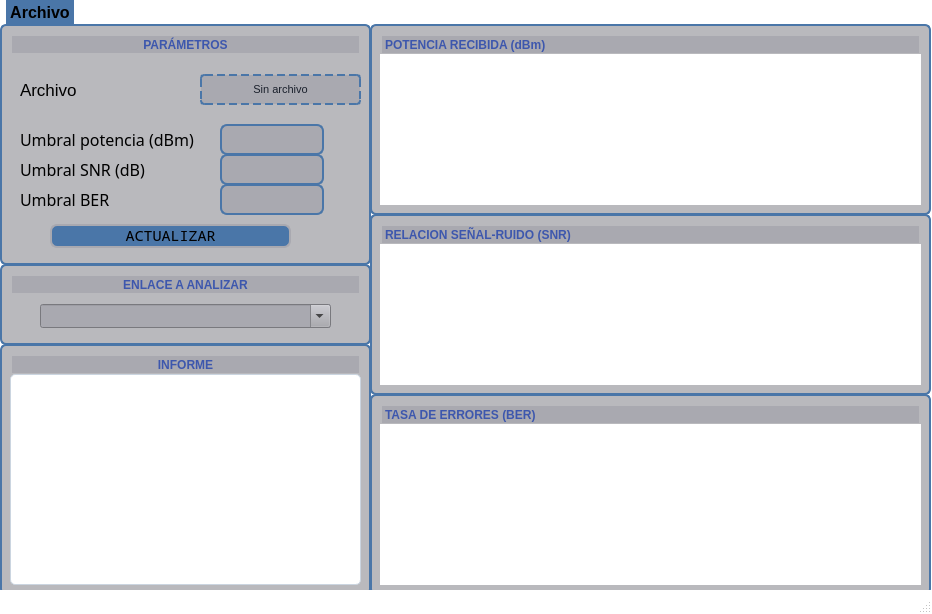
<?xml version="1.0" encoding="UTF-8"?>
<ui version="4.0">
 <class>MainWindow</class>
 <widget class="QMainWindow" name="MainWindow">
  <property name="enabled">
   <bool>true</bool>
  </property>
  <property name="geometry">
   <rect>
    <x>0</x>
    <y>0</y>
    <width>932</width>
    <height>614</height>
   </rect>
  </property>
  <property name="palette">
   <palette>
    <active>
     <colorrole role="Window">
      <brush brushstyle="SolidPattern">
       <color alpha="255">
        <red>255</red>
        <green>255</green>
        <blue>255</blue>
       </color>
      </brush>
     </colorrole>
    </active>
    <inactive>
     <colorrole role="Window">
      <brush brushstyle="SolidPattern">
       <color alpha="255">
        <red>255</red>
        <green>255</green>
        <blue>255</blue>
       </color>
      </brush>
     </colorrole>
    </inactive>
    <disabled>
     <colorrole role="Base">
      <brush brushstyle="SolidPattern">
       <color alpha="255">
        <red>255</red>
        <green>255</green>
        <blue>255</blue>
       </color>
      </brush>
     </colorrole>
     <colorrole role="Window">
      <brush brushstyle="SolidPattern">
       <color alpha="255">
        <red>255</red>
        <green>255</green>
        <blue>255</blue>
       </color>
      </brush>
     </colorrole>
    </disabled>
   </palette>
  </property>
  <property name="font">
   <font>
    <family>Liberation Sans</family>
    <pointsize>12</pointsize>
    <bold>true</bold>
   </font>
  </property>
  <property name="acceptDrops">
   <bool>true</bool>
  </property>
  <property name="windowTitle">
   <string>Ejemplo</string>
  </property>
  <property name="windowIcon">
   <iconset theme="QIcon::ThemeIcon::Computer"/>
  </property>
  <property name="windowOpacity">
   <double>1.000000000000000</double>
  </property>
  <property name="windowFilePath">
   <string/>
  </property>
  <property name="animated">
   <bool>true</bool>
  </property>
  <property name="tabShape">
   <enum>QTabWidget::TabShape::Triangular</enum>
  </property>
  <widget class="QWidget" name="centralwidget">
   <widget class="QFrame" name="frame_parametros">
    <property name="geometry">
     <rect>
      <x>0</x>
      <y>0</y>
      <width>371</width>
      <height>241</height>
     </rect>
    </property>
    <property name="styleSheet">
     <string notr="true">#frame_parametros {
    background-color: #B9B9BD;
    border: 1.5px solid #4a76a8;
    border-radius: 6px;
}</string>
    </property>
    <property name="frameShape">
     <enum>QFrame::Shape::StyledPanel</enum>
    </property>
    <property name="frameShadow">
     <enum>QFrame::Shadow::Raised</enum>
    </property>
    <widget class="QLabel" name="label_7">
     <property name="geometry">
      <rect>
       <x>20</x>
       <y>130</y>
       <width>221</width>
       <height>31</height>
      </rect>
     </property>
     <property name="palette">
      <palette>
       <active>
        <colorrole role="WindowText">
         <brush brushstyle="SolidPattern">
          <color alpha="255">
           <red>0</red>
           <green>0</green>
           <blue>0</blue>
          </color>
         </brush>
        </colorrole>
        <colorrole role="Button">
         <brush brushstyle="SolidPattern">
          <color alpha="255">
           <red>169</red>
           <green>169</green>
           <blue>176</blue>
          </color>
         </brush>
        </colorrole>
        <colorrole role="Base">
         <brush brushstyle="SolidPattern">
          <color alpha="255">
           <red>169</red>
           <green>169</green>
           <blue>176</blue>
          </color>
         </brush>
        </colorrole>
        <colorrole role="Window">
         <brush brushstyle="SolidPattern">
          <color alpha="255">
           <red>169</red>
           <green>169</green>
           <blue>176</blue>
          </color>
         </brush>
        </colorrole>
       </active>
       <inactive>
        <colorrole role="WindowText">
         <brush brushstyle="SolidPattern">
          <color alpha="255">
           <red>0</red>
           <green>0</green>
           <blue>0</blue>
          </color>
         </brush>
        </colorrole>
        <colorrole role="Button">
         <brush brushstyle="SolidPattern">
          <color alpha="255">
           <red>169</red>
           <green>169</green>
           <blue>176</blue>
          </color>
         </brush>
        </colorrole>
        <colorrole role="Base">
         <brush brushstyle="SolidPattern">
          <color alpha="255">
           <red>169</red>
           <green>169</green>
           <blue>176</blue>
          </color>
         </brush>
        </colorrole>
        <colorrole role="Window">
         <brush brushstyle="SolidPattern">
          <color alpha="255">
           <red>169</red>
           <green>169</green>
           <blue>176</blue>
          </color>
         </brush>
        </colorrole>
       </inactive>
       <disabled>
        <colorrole role="Button">
         <brush brushstyle="SolidPattern">
          <color alpha="255">
           <red>169</red>
           <green>169</green>
           <blue>176</blue>
          </color>
         </brush>
        </colorrole>
        <colorrole role="Base">
         <brush brushstyle="SolidPattern">
          <color alpha="255">
           <red>169</red>
           <green>169</green>
           <blue>176</blue>
          </color>
         </brush>
        </colorrole>
        <colorrole role="Window">
         <brush brushstyle="SolidPattern">
          <color alpha="255">
           <red>169</red>
           <green>169</green>
           <blue>176</blue>
          </color>
         </brush>
        </colorrole>
       </disabled>
      </palette>
     </property>
     <property name="font">
      <font>
       <family>Sans</family>
       <pointsize>12</pointsize>
       <bold>false</bold>
      </font>
     </property>
     <property name="text">
      <string>Umbral SNR (dB)</string>
     </property>
    </widget>
    <widget class="QLabel" name="label_5">
     <property name="geometry">
      <rect>
       <x>20</x>
       <y>160</y>
       <width>221</width>
       <height>31</height>
      </rect>
     </property>
     <property name="palette">
      <palette>
       <active>
        <colorrole role="WindowText">
         <brush brushstyle="SolidPattern">
          <color alpha="255">
           <red>0</red>
           <green>0</green>
           <blue>0</blue>
          </color>
         </brush>
        </colorrole>
        <colorrole role="Button">
         <brush brushstyle="SolidPattern">
          <color alpha="255">
           <red>169</red>
           <green>169</green>
           <blue>176</blue>
          </color>
         </brush>
        </colorrole>
        <colorrole role="Base">
         <brush brushstyle="SolidPattern">
          <color alpha="255">
           <red>169</red>
           <green>169</green>
           <blue>176</blue>
          </color>
         </brush>
        </colorrole>
        <colorrole role="Window">
         <brush brushstyle="SolidPattern">
          <color alpha="255">
           <red>169</red>
           <green>169</green>
           <blue>176</blue>
          </color>
         </brush>
        </colorrole>
       </active>
       <inactive>
        <colorrole role="WindowText">
         <brush brushstyle="SolidPattern">
          <color alpha="255">
           <red>0</red>
           <green>0</green>
           <blue>0</blue>
          </color>
         </brush>
        </colorrole>
        <colorrole role="Button">
         <brush brushstyle="SolidPattern">
          <color alpha="255">
           <red>169</red>
           <green>169</green>
           <blue>176</blue>
          </color>
         </brush>
        </colorrole>
        <colorrole role="Base">
         <brush brushstyle="SolidPattern">
          <color alpha="255">
           <red>169</red>
           <green>169</green>
           <blue>176</blue>
          </color>
         </brush>
        </colorrole>
        <colorrole role="Window">
         <brush brushstyle="SolidPattern">
          <color alpha="255">
           <red>169</red>
           <green>169</green>
           <blue>176</blue>
          </color>
         </brush>
        </colorrole>
       </inactive>
       <disabled>
        <colorrole role="Button">
         <brush brushstyle="SolidPattern">
          <color alpha="255">
           <red>169</red>
           <green>169</green>
           <blue>176</blue>
          </color>
         </brush>
        </colorrole>
        <colorrole role="Base">
         <brush brushstyle="SolidPattern">
          <color alpha="255">
           <red>169</red>
           <green>169</green>
           <blue>176</blue>
          </color>
         </brush>
        </colorrole>
        <colorrole role="Window">
         <brush brushstyle="SolidPattern">
          <color alpha="255">
           <red>169</red>
           <green>169</green>
           <blue>176</blue>
          </color>
         </brush>
        </colorrole>
       </disabled>
      </palette>
     </property>
     <property name="font">
      <font>
       <family>Sans</family>
       <pointsize>12</pointsize>
       <bold>false</bold>
      </font>
     </property>
     <property name="text">
      <string>Umbral BER</string>
     </property>
    </widget>
    <widget class="QTextEdit" name="textEdit_4">
     <property name="geometry">
      <rect>
       <x>220</x>
       <y>100</y>
       <width>104</width>
       <height>31</height>
      </rect>
     </property>
     <property name="palette">
      <palette>
       <active>
        <colorrole role="Button">
         <brush brushstyle="SolidPattern">
          <color alpha="255">
           <red>169</red>
           <green>169</green>
           <blue>176</blue>
          </color>
         </brush>
        </colorrole>
        <colorrole role="Text">
         <brush brushstyle="SolidPattern">
          <color alpha="255">
           <red>0</red>
           <green>0</green>
           <blue>0</blue>
          </color>
         </brush>
        </colorrole>
        <colorrole role="Base">
         <brush brushstyle="SolidPattern">
          <color alpha="255">
           <red>169</red>
           <green>169</green>
           <blue>176</blue>
          </color>
         </brush>
        </colorrole>
        <colorrole role="Window">
         <brush brushstyle="SolidPattern">
          <color alpha="255">
           <red>169</red>
           <green>169</green>
           <blue>176</blue>
          </color>
         </brush>
        </colorrole>
        <colorrole role="Highlight">
         <brush brushstyle="SolidPattern">
          <color alpha="255">
           <red>154</red>
           <green>153</green>
           <blue>150</blue>
          </color>
         </brush>
        </colorrole>
       </active>
       <inactive>
        <colorrole role="Button">
         <brush brushstyle="SolidPattern">
          <color alpha="255">
           <red>169</red>
           <green>169</green>
           <blue>176</blue>
          </color>
         </brush>
        </colorrole>
        <colorrole role="Text">
         <brush brushstyle="SolidPattern">
          <color alpha="255">
           <red>0</red>
           <green>0</green>
           <blue>0</blue>
          </color>
         </brush>
        </colorrole>
        <colorrole role="Base">
         <brush brushstyle="SolidPattern">
          <color alpha="255">
           <red>169</red>
           <green>169</green>
           <blue>176</blue>
          </color>
         </brush>
        </colorrole>
        <colorrole role="Window">
         <brush brushstyle="SolidPattern">
          <color alpha="255">
           <red>169</red>
           <green>169</green>
           <blue>176</blue>
          </color>
         </brush>
        </colorrole>
        <colorrole role="Highlight">
         <brush brushstyle="SolidPattern">
          <color alpha="255">
           <red>154</red>
           <green>153</green>
           <blue>150</blue>
          </color>
         </brush>
        </colorrole>
       </inactive>
       <disabled>
        <colorrole role="Button">
         <brush brushstyle="SolidPattern">
          <color alpha="255">
           <red>169</red>
           <green>169</green>
           <blue>176</blue>
          </color>
         </brush>
        </colorrole>
        <colorrole role="Base">
         <brush brushstyle="SolidPattern">
          <color alpha="255">
           <red>169</red>
           <green>169</green>
           <blue>176</blue>
          </color>
         </brush>
        </colorrole>
        <colorrole role="Window">
         <brush brushstyle="SolidPattern">
          <color alpha="255">
           <red>169</red>
           <green>169</green>
           <blue>176</blue>
          </color>
         </brush>
        </colorrole>
       </disabled>
      </palette>
     </property>
     <property name="styleSheet">
      <string notr="true">background-color: #A9A9B0;
border: 1.5px solid #4a76a8;
border-radius: 7px;</string>
     </property>
    </widget>
    <widget class="QLabel" name="label_6">
     <property name="geometry">
      <rect>
       <x>20</x>
       <y>100</y>
       <width>221</width>
       <height>31</height>
      </rect>
     </property>
     <property name="palette">
      <palette>
       <active>
        <colorrole role="WindowText">
         <brush brushstyle="SolidPattern">
          <color alpha="255">
           <red>0</red>
           <green>0</green>
           <blue>0</blue>
          </color>
         </brush>
        </colorrole>
        <colorrole role="Button">
         <brush brushstyle="SolidPattern">
          <color alpha="255">
           <red>169</red>
           <green>169</green>
           <blue>176</blue>
          </color>
         </brush>
        </colorrole>
        <colorrole role="Base">
         <brush brushstyle="SolidPattern">
          <color alpha="255">
           <red>169</red>
           <green>169</green>
           <blue>176</blue>
          </color>
         </brush>
        </colorrole>
        <colorrole role="Window">
         <brush brushstyle="SolidPattern">
          <color alpha="255">
           <red>169</red>
           <green>169</green>
           <blue>176</blue>
          </color>
         </brush>
        </colorrole>
       </active>
       <inactive>
        <colorrole role="WindowText">
         <brush brushstyle="SolidPattern">
          <color alpha="255">
           <red>0</red>
           <green>0</green>
           <blue>0</blue>
          </color>
         </brush>
        </colorrole>
        <colorrole role="Button">
         <brush brushstyle="SolidPattern">
          <color alpha="255">
           <red>169</red>
           <green>169</green>
           <blue>176</blue>
          </color>
         </brush>
        </colorrole>
        <colorrole role="Base">
         <brush brushstyle="SolidPattern">
          <color alpha="255">
           <red>169</red>
           <green>169</green>
           <blue>176</blue>
          </color>
         </brush>
        </colorrole>
        <colorrole role="Window">
         <brush brushstyle="SolidPattern">
          <color alpha="255">
           <red>169</red>
           <green>169</green>
           <blue>176</blue>
          </color>
         </brush>
        </colorrole>
       </inactive>
       <disabled>
        <colorrole role="Button">
         <brush brushstyle="SolidPattern">
          <color alpha="255">
           <red>169</red>
           <green>169</green>
           <blue>176</blue>
          </color>
         </brush>
        </colorrole>
        <colorrole role="Base">
         <brush brushstyle="SolidPattern">
          <color alpha="255">
           <red>169</red>
           <green>169</green>
           <blue>176</blue>
          </color>
         </brush>
        </colorrole>
        <colorrole role="Window">
         <brush brushstyle="SolidPattern">
          <color alpha="255">
           <red>169</red>
           <green>169</green>
           <blue>176</blue>
          </color>
         </brush>
        </colorrole>
       </disabled>
      </palette>
     </property>
     <property name="font">
      <font>
       <family>Sans</family>
       <pointsize>12</pointsize>
       <italic>false</italic>
       <bold>false</bold>
      </font>
     </property>
     <property name="text">
      <string>Umbral potencia (dBm)</string>
     </property>
    </widget>
    <widget class="QTextEdit" name="textEdit_3">
     <property name="geometry">
      <rect>
       <x>220</x>
       <y>160</y>
       <width>104</width>
       <height>31</height>
      </rect>
     </property>
     <property name="palette">
      <palette>
       <active>
        <colorrole role="Button">
         <brush brushstyle="SolidPattern">
          <color alpha="255">
           <red>169</red>
           <green>169</green>
           <blue>176</blue>
          </color>
         </brush>
        </colorrole>
        <colorrole role="Text">
         <brush brushstyle="SolidPattern">
          <color alpha="255">
           <red>0</red>
           <green>0</green>
           <blue>0</blue>
          </color>
         </brush>
        </colorrole>
        <colorrole role="Base">
         <brush brushstyle="SolidPattern">
          <color alpha="255">
           <red>169</red>
           <green>169</green>
           <blue>176</blue>
          </color>
         </brush>
        </colorrole>
        <colorrole role="Window">
         <brush brushstyle="SolidPattern">
          <color alpha="255">
           <red>169</red>
           <green>169</green>
           <blue>176</blue>
          </color>
         </brush>
        </colorrole>
        <colorrole role="Highlight">
         <brush brushstyle="SolidPattern">
          <color alpha="255">
           <red>154</red>
           <green>153</green>
           <blue>150</blue>
          </color>
         </brush>
        </colorrole>
       </active>
       <inactive>
        <colorrole role="Button">
         <brush brushstyle="SolidPattern">
          <color alpha="255">
           <red>169</red>
           <green>169</green>
           <blue>176</blue>
          </color>
         </brush>
        </colorrole>
        <colorrole role="Text">
         <brush brushstyle="SolidPattern">
          <color alpha="255">
           <red>0</red>
           <green>0</green>
           <blue>0</blue>
          </color>
         </brush>
        </colorrole>
        <colorrole role="Base">
         <brush brushstyle="SolidPattern">
          <color alpha="255">
           <red>169</red>
           <green>169</green>
           <blue>176</blue>
          </color>
         </brush>
        </colorrole>
        <colorrole role="Window">
         <brush brushstyle="SolidPattern">
          <color alpha="255">
           <red>169</red>
           <green>169</green>
           <blue>176</blue>
          </color>
         </brush>
        </colorrole>
        <colorrole role="Highlight">
         <brush brushstyle="SolidPattern">
          <color alpha="255">
           <red>154</red>
           <green>153</green>
           <blue>150</blue>
          </color>
         </brush>
        </colorrole>
       </inactive>
       <disabled>
        <colorrole role="Button">
         <brush brushstyle="SolidPattern">
          <color alpha="255">
           <red>169</red>
           <green>169</green>
           <blue>176</blue>
          </color>
         </brush>
        </colorrole>
        <colorrole role="Base">
         <brush brushstyle="SolidPattern">
          <color alpha="255">
           <red>169</red>
           <green>169</green>
           <blue>176</blue>
          </color>
         </brush>
        </colorrole>
        <colorrole role="Window">
         <brush brushstyle="SolidPattern">
          <color alpha="255">
           <red>169</red>
           <green>169</green>
           <blue>176</blue>
          </color>
         </brush>
        </colorrole>
       </disabled>
      </palette>
     </property>
     <property name="styleSheet">
      <string notr="true">background-color: #A9A9B0;
border: 1.5px solid #4a76a8;
border-radius: 7px;</string>
     </property>
    </widget>
    <widget class="QTextEdit" name="textEdit_5">
     <property name="geometry">
      <rect>
       <x>220</x>
       <y>130</y>
       <width>104</width>
       <height>31</height>
      </rect>
     </property>
     <property name="palette">
      <palette>
       <active>
        <colorrole role="Button">
         <brush brushstyle="SolidPattern">
          <color alpha="255">
           <red>169</red>
           <green>169</green>
           <blue>176</blue>
          </color>
         </brush>
        </colorrole>
        <colorrole role="Text">
         <brush brushstyle="SolidPattern">
          <color alpha="255">
           <red>0</red>
           <green>0</green>
           <blue>0</blue>
          </color>
         </brush>
        </colorrole>
        <colorrole role="Base">
         <brush brushstyle="SolidPattern">
          <color alpha="255">
           <red>169</red>
           <green>169</green>
           <blue>176</blue>
          </color>
         </brush>
        </colorrole>
        <colorrole role="Window">
         <brush brushstyle="SolidPattern">
          <color alpha="255">
           <red>169</red>
           <green>169</green>
           <blue>176</blue>
          </color>
         </brush>
        </colorrole>
        <colorrole role="Highlight">
         <brush brushstyle="SolidPattern">
          <color alpha="255">
           <red>154</red>
           <green>153</green>
           <blue>150</blue>
          </color>
         </brush>
        </colorrole>
       </active>
       <inactive>
        <colorrole role="Button">
         <brush brushstyle="SolidPattern">
          <color alpha="255">
           <red>169</red>
           <green>169</green>
           <blue>176</blue>
          </color>
         </brush>
        </colorrole>
        <colorrole role="Text">
         <brush brushstyle="SolidPattern">
          <color alpha="255">
           <red>0</red>
           <green>0</green>
           <blue>0</blue>
          </color>
         </brush>
        </colorrole>
        <colorrole role="Base">
         <brush brushstyle="SolidPattern">
          <color alpha="255">
           <red>169</red>
           <green>169</green>
           <blue>176</blue>
          </color>
         </brush>
        </colorrole>
        <colorrole role="Window">
         <brush brushstyle="SolidPattern">
          <color alpha="255">
           <red>169</red>
           <green>169</green>
           <blue>176</blue>
          </color>
         </brush>
        </colorrole>
        <colorrole role="Highlight">
         <brush brushstyle="SolidPattern">
          <color alpha="255">
           <red>154</red>
           <green>153</green>
           <blue>150</blue>
          </color>
         </brush>
        </colorrole>
       </inactive>
       <disabled>
        <colorrole role="Button">
         <brush brushstyle="SolidPattern">
          <color alpha="255">
           <red>169</red>
           <green>169</green>
           <blue>176</blue>
          </color>
         </brush>
        </colorrole>
        <colorrole role="Base">
         <brush brushstyle="SolidPattern">
          <color alpha="255">
           <red>169</red>
           <green>169</green>
           <blue>176</blue>
          </color>
         </brush>
        </colorrole>
        <colorrole role="Window">
         <brush brushstyle="SolidPattern">
          <color alpha="255">
           <red>169</red>
           <green>169</green>
           <blue>176</blue>
          </color>
         </brush>
        </colorrole>
       </disabled>
      </palette>
     </property>
     <property name="styleSheet">
      <string notr="true">background-color: #A9A9B0;
border: 1.5px solid #4a76a8;
border-radius: 7px;</string>
     </property>
    </widget>
    <widget class="QPushButton" name="pushbutton_actualizar">
     <property name="geometry">
      <rect>
       <x>50</x>
       <y>200</y>
       <width>241</width>
       <height>24</height>
      </rect>
     </property>
     <property name="palette">
      <palette>
       <active>
        <colorrole role="WindowText">
         <brush brushstyle="SolidPattern">
          <color alpha="255">
           <red>0</red>
           <green>0</green>
           <blue>0</blue>
          </color>
         </brush>
        </colorrole>
        <colorrole role="Button">
         <brush brushstyle="SolidPattern">
          <color alpha="255">
           <red>74</red>
           <green>118</green>
           <blue>168</blue>
          </color>
         </brush>
        </colorrole>
        <colorrole role="Text">
         <brush brushstyle="SolidPattern">
          <color alpha="255">
           <red>0</red>
           <green>0</green>
           <blue>0</blue>
          </color>
         </brush>
        </colorrole>
        <colorrole role="ButtonText">
         <brush brushstyle="SolidPattern">
          <color alpha="255">
           <red>0</red>
           <green>0</green>
           <blue>0</blue>
          </color>
         </brush>
        </colorrole>
        <colorrole role="Base">
         <brush brushstyle="SolidPattern">
          <color alpha="255">
           <red>74</red>
           <green>118</green>
           <blue>168</blue>
          </color>
         </brush>
        </colorrole>
        <colorrole role="Window">
         <brush brushstyle="SolidPattern">
          <color alpha="255">
           <red>74</red>
           <green>118</green>
           <blue>168</blue>
          </color>
         </brush>
        </colorrole>
        <colorrole role="PlaceholderText">
         <brush brushstyle="SolidPattern">
          <color alpha="128">
           <red>0</red>
           <green>0</green>
           <blue>0</blue>
          </color>
         </brush>
        </colorrole>
       </active>
       <inactive>
        <colorrole role="WindowText">
         <brush brushstyle="SolidPattern">
          <color alpha="255">
           <red>0</red>
           <green>0</green>
           <blue>0</blue>
          </color>
         </brush>
        </colorrole>
        <colorrole role="Button">
         <brush brushstyle="SolidPattern">
          <color alpha="255">
           <red>74</red>
           <green>118</green>
           <blue>168</blue>
          </color>
         </brush>
        </colorrole>
        <colorrole role="Text">
         <brush brushstyle="SolidPattern">
          <color alpha="255">
           <red>0</red>
           <green>0</green>
           <blue>0</blue>
          </color>
         </brush>
        </colorrole>
        <colorrole role="ButtonText">
         <brush brushstyle="SolidPattern">
          <color alpha="255">
           <red>0</red>
           <green>0</green>
           <blue>0</blue>
          </color>
         </brush>
        </colorrole>
        <colorrole role="Base">
         <brush brushstyle="SolidPattern">
          <color alpha="255">
           <red>74</red>
           <green>118</green>
           <blue>168</blue>
          </color>
         </brush>
        </colorrole>
        <colorrole role="Window">
         <brush brushstyle="SolidPattern">
          <color alpha="255">
           <red>74</red>
           <green>118</green>
           <blue>168</blue>
          </color>
         </brush>
        </colorrole>
        <colorrole role="PlaceholderText">
         <brush brushstyle="SolidPattern">
          <color alpha="128">
           <red>0</red>
           <green>0</green>
           <blue>0</blue>
          </color>
         </brush>
        </colorrole>
       </inactive>
       <disabled>
        <colorrole role="WindowText">
         <brush brushstyle="SolidPattern">
          <color alpha="255">
           <red>0</red>
           <green>0</green>
           <blue>0</blue>
          </color>
         </brush>
        </colorrole>
        <colorrole role="Button">
         <brush brushstyle="SolidPattern">
          <color alpha="255">
           <red>74</red>
           <green>118</green>
           <blue>168</blue>
          </color>
         </brush>
        </colorrole>
        <colorrole role="Text">
         <brush brushstyle="SolidPattern">
          <color alpha="255">
           <red>0</red>
           <green>0</green>
           <blue>0</blue>
          </color>
         </brush>
        </colorrole>
        <colorrole role="ButtonText">
         <brush brushstyle="SolidPattern">
          <color alpha="255">
           <red>0</red>
           <green>0</green>
           <blue>0</blue>
          </color>
         </brush>
        </colorrole>
        <colorrole role="Base">
         <brush brushstyle="SolidPattern">
          <color alpha="255">
           <red>74</red>
           <green>118</green>
           <blue>168</blue>
          </color>
         </brush>
        </colorrole>
        <colorrole role="Window">
         <brush brushstyle="SolidPattern">
          <color alpha="255">
           <red>74</red>
           <green>118</green>
           <blue>168</blue>
          </color>
         </brush>
        </colorrole>
        <colorrole role="PlaceholderText">
         <brush brushstyle="SolidPattern">
          <color alpha="128">
           <red>0</red>
           <green>0</green>
           <blue>0</blue>
          </color>
         </brush>
        </colorrole>
       </disabled>
      </palette>
     </property>
     <property name="font">
      <font>
       <family>Noto Mono</family>
       <pointsize>11</pointsize>
       <bold>false</bold>
      </font>
     </property>
     <property name="styleSheet">
      <string notr="true">QPushButton {
background-color: #4a76a8;
border: 1.5px solid #A9A9B0;
border-radius: 7px;
color: #000000;
}

QPushButton:hover {
background-color: #799AC9;
}

QPushButton:pressed {
background-color: #1a365d;
}</string>
     </property>
     <property name="text">
      <string>ACTUALIZAR</string>
     </property>
    </widget>
    <widget class="QLabel" name="label_parametros">
     <property name="geometry">
      <rect>
       <x>10</x>
       <y>10</y>
       <width>351</width>
       <height>21</height>
      </rect>
     </property>
     <property name="styleSheet">
      <string notr="true">color: #3D57AD;
font-weight: bold;
border: 1.5px solid #B9B9BD;
background-color: #A9A9B0;</string>
     </property>
     <property name="text">
      <string>PARÁMETROS</string>
     </property>
     <property name="alignment">
      <set>Qt::AlignmentFlag::AlignCenter</set>
     </property>
    </widget>
    <widget class="QLabel" name="label">
     <property name="geometry">
      <rect>
       <x>20</x>
       <y>50</y>
       <width>141</width>
       <height>31</height>
      </rect>
     </property>
     <property name="palette">
      <palette>
       <active>
        <colorrole role="WindowText">
         <brush brushstyle="SolidPattern">
          <color alpha="255">
           <red>0</red>
           <green>0</green>
           <blue>0</blue>
          </color>
         </brush>
        </colorrole>
        <colorrole role="Text">
         <brush brushstyle="SolidPattern">
          <color alpha="255">
           <red>0</red>
           <green>0</green>
           <blue>0</blue>
          </color>
         </brush>
        </colorrole>
        <colorrole role="BrightText">
         <brush brushstyle="SolidPattern">
          <color alpha="255">
           <red>255</red>
           <green>255</green>
           <blue>255</blue>
          </color>
         </brush>
        </colorrole>
        <colorrole role="ButtonText">
         <brush brushstyle="SolidPattern">
          <color alpha="255">
           <red>255</red>
           <green>255</green>
           <blue>255</blue>
          </color>
         </brush>
        </colorrole>
       </active>
       <inactive>
        <colorrole role="WindowText">
         <brush brushstyle="SolidPattern">
          <color alpha="255">
           <red>0</red>
           <green>0</green>
           <blue>0</blue>
          </color>
         </brush>
        </colorrole>
        <colorrole role="Text">
         <brush brushstyle="SolidPattern">
          <color alpha="255">
           <red>0</red>
           <green>0</green>
           <blue>0</blue>
          </color>
         </brush>
        </colorrole>
        <colorrole role="BrightText">
         <brush brushstyle="SolidPattern">
          <color alpha="255">
           <red>255</red>
           <green>255</green>
           <blue>255</blue>
          </color>
         </brush>
        </colorrole>
        <colorrole role="ButtonText">
         <brush brushstyle="SolidPattern">
          <color alpha="255">
           <red>255</red>
           <green>255</green>
           <blue>255</blue>
          </color>
         </brush>
        </colorrole>
       </inactive>
       <disabled>
        <colorrole role="BrightText">
         <brush brushstyle="SolidPattern">
          <color alpha="255">
           <red>255</red>
           <green>255</green>
           <blue>255</blue>
          </color>
         </brush>
        </colorrole>
       </disabled>
      </palette>
     </property>
     <property name="font">
      <font>
       <pointsize>13</pointsize>
       <bold>false</bold>
      </font>
     </property>
     <property name="text">
      <string>Archivo</string>
     </property>
    </widget>
    <widget class="QLabel" name="label_nombre_archivo">
     <property name="geometry">
      <rect>
       <x>200</x>
       <y>50</y>
       <width>161</width>
       <height>31</height>
      </rect>
     </property>
     <property name="styleSheet">
      <string notr="true">background-color: #A9A9B0;
color: #1a202c;
border: 1.5px dashed #4a76a8;
border-radius: 4px;
padding: 2px 6px;
font-size: 11px;</string>
     </property>
     <property name="text">
      <string>Sin archivo</string>
     </property>
     <property name="alignment">
      <set>Qt::AlignmentFlag::AlignCenter</set>
     </property>
    </widget>
   </widget>
   <widget class="QFrame" name="frame_enlace">
    <property name="geometry">
     <rect>
      <x>0</x>
      <y>240</y>
      <width>371</width>
      <height>81</height>
     </rect>
    </property>
    <property name="styleSheet">
     <string notr="true">#frame_enlace {
    background-color: #B9B9BD;
    border: 1.5px solid #4a76a8;
    border-radius: 6px;
}</string>
    </property>
    <property name="frameShape">
     <enum>QFrame::Shape::StyledPanel</enum>
    </property>
    <property name="frameShadow">
     <enum>QFrame::Shadow::Raised</enum>
    </property>
    <widget class="QLabel" name="label_enlace">
     <property name="geometry">
      <rect>
       <x>10</x>
       <y>10</y>
       <width>351</width>
       <height>21</height>
      </rect>
     </property>
     <property name="styleSheet">
      <string notr="true">color: #3D57AD;
font-weight: bold;
border: 1.5px solid #B9B9BD;
background-color: #A9A9B0;</string>
     </property>
     <property name="text">
      <string>ENLACE A ANALIZAR</string>
     </property>
     <property name="alignment">
      <set>Qt::AlignmentFlag::AlignCenter</set>
     </property>
    </widget>
    <widget class="QComboBox" name="combo_enlace">
     <property name="geometry">
      <rect>
       <x>40</x>
       <y>40</y>
       <width>291</width>
       <height>24</height>
      </rect>
     </property>
     <property name="palette">
      <palette>
       <active>
        <colorrole role="WindowText">
         <brush brushstyle="SolidPattern">
          <color alpha="255">
           <red>0</red>
           <green>0</green>
           <blue>0</blue>
          </color>
         </brush>
        </colorrole>
        <colorrole role="Button">
         <brush brushstyle="SolidPattern">
          <color alpha="255">
           <red>169</red>
           <green>169</green>
           <blue>176</blue>
          </color>
         </brush>
        </colorrole>
        <colorrole role="Text">
         <brush brushstyle="SolidPattern">
          <color alpha="255">
           <red>0</red>
           <green>0</green>
           <blue>0</blue>
          </color>
         </brush>
        </colorrole>
        <colorrole role="BrightText">
         <brush brushstyle="SolidPattern">
          <color alpha="255">
           <red>0</red>
           <green>0</green>
           <blue>0</blue>
          </color>
         </brush>
        </colorrole>
        <colorrole role="ButtonText">
         <brush brushstyle="SolidPattern">
          <color alpha="255">
           <red>0</red>
           <green>0</green>
           <blue>0</blue>
          </color>
         </brush>
        </colorrole>
        <colorrole role="Base">
         <brush brushstyle="SolidPattern">
          <color alpha="255">
           <red>169</red>
           <green>169</green>
           <blue>176</blue>
          </color>
         </brush>
        </colorrole>
        <colorrole role="Window">
         <brush brushstyle="SolidPattern">
          <color alpha="255">
           <red>169</red>
           <green>169</green>
           <blue>176</blue>
          </color>
         </brush>
        </colorrole>
       </active>
       <inactive>
        <colorrole role="WindowText">
         <brush brushstyle="SolidPattern">
          <color alpha="255">
           <red>0</red>
           <green>0</green>
           <blue>0</blue>
          </color>
         </brush>
        </colorrole>
        <colorrole role="Button">
         <brush brushstyle="SolidPattern">
          <color alpha="255">
           <red>169</red>
           <green>169</green>
           <blue>176</blue>
          </color>
         </brush>
        </colorrole>
        <colorrole role="Text">
         <brush brushstyle="SolidPattern">
          <color alpha="255">
           <red>0</red>
           <green>0</green>
           <blue>0</blue>
          </color>
         </brush>
        </colorrole>
        <colorrole role="BrightText">
         <brush brushstyle="SolidPattern">
          <color alpha="255">
           <red>0</red>
           <green>0</green>
           <blue>0</blue>
          </color>
         </brush>
        </colorrole>
        <colorrole role="ButtonText">
         <brush brushstyle="SolidPattern">
          <color alpha="255">
           <red>0</red>
           <green>0</green>
           <blue>0</blue>
          </color>
         </brush>
        </colorrole>
        <colorrole role="Base">
         <brush brushstyle="SolidPattern">
          <color alpha="255">
           <red>169</red>
           <green>169</green>
           <blue>176</blue>
          </color>
         </brush>
        </colorrole>
        <colorrole role="Window">
         <brush brushstyle="SolidPattern">
          <color alpha="255">
           <red>169</red>
           <green>169</green>
           <blue>176</blue>
          </color>
         </brush>
        </colorrole>
       </inactive>
       <disabled>
        <colorrole role="Button">
         <brush brushstyle="SolidPattern">
          <color alpha="255">
           <red>169</red>
           <green>169</green>
           <blue>176</blue>
          </color>
         </brush>
        </colorrole>
        <colorrole role="BrightText">
         <brush brushstyle="SolidPattern">
          <color alpha="255">
           <red>0</red>
           <green>0</green>
           <blue>0</blue>
          </color>
         </brush>
        </colorrole>
        <colorrole role="Base">
         <brush brushstyle="SolidPattern">
          <color alpha="255">
           <red>169</red>
           <green>169</green>
           <blue>176</blue>
          </color>
         </brush>
        </colorrole>
        <colorrole role="Window">
         <brush brushstyle="SolidPattern">
          <color alpha="255">
           <red>169</red>
           <green>169</green>
           <blue>176</blue>
          </color>
         </brush>
        </colorrole>
       </disabled>
      </palette>
     </property>
     <property name="styleSheet">
      <string notr="true">QComboBox {
background-color: #A9A9B0;
}

QComboBox:hover {
background-color: #909099;
}
</string>
     </property>
     <property name="editable">
      <bool>true</bool>
     </property>
    </widget>
   </widget>
   <widget class="QFrame" name="frame_parametros_2">
    <property name="geometry">
     <rect>
      <x>0</x>
      <y>320</y>
      <width>371</width>
      <height>251</height>
     </rect>
    </property>
    <property name="styleSheet">
     <string notr="true">#frame_parametros_2 {
    background-color: #B9B9BD;
    border: 1.5px solid #4a76a8;
    border-radius: 6px;
}</string>
    </property>
    <property name="frameShape">
     <enum>QFrame::Shape::StyledPanel</enum>
    </property>
    <property name="frameShadow">
     <enum>QFrame::Shadow::Raised</enum>
    </property>
    <widget class="QLabel" name="label_parametros_3">
     <property name="geometry">
      <rect>
       <x>10</x>
       <y>10</y>
       <width>351</width>
       <height>21</height>
      </rect>
     </property>
     <property name="styleSheet">
      <string notr="true">color: #3D57AD;
font-weight: bold;
border: 1.5px solid #B9B9BD;
background-color: #A9A9B0;</string>
     </property>
     <property name="text">
      <string>INFORME</string>
     </property>
     <property name="alignment">
      <set>Qt::AlignmentFlag::AlignCenter</set>
     </property>
    </widget>
    <widget class="QTextEdit" name="textEdit_informe">
     <property name="geometry">
      <rect>
       <x>10</x>
       <y>30</y>
       <width>351</width>
       <height>211</height>
      </rect>
     </property>
     <property name="styleSheet">
      <string notr="true">background-color: #ffffff;
color: #1a202c;
border: 1px solid #cbd5e0;
border-radius: 5px;
padding: 4px;
font-size: 11px;</string>
     </property>
     <property name="readOnly">
      <bool>true</bool>
     </property>
    </widget>
   </widget>
   <widget class="QFrame" name="frame_parametros_3">
    <property name="geometry">
     <rect>
      <x>370</x>
      <y>0</y>
      <width>561</width>
      <height>191</height>
     </rect>
    </property>
    <property name="styleSheet">
     <string notr="true">#frame_parametros_3 {
    background-color: #B9B9BD;
    border: 1.5px solid #4a76a8;
    border-radius: 6px;
}</string>
    </property>
    <property name="frameShape">
     <enum>QFrame::Shape::StyledPanel</enum>
    </property>
    <property name="frameShadow">
     <enum>QFrame::Shadow::Raised</enum>
    </property>
    <widget class="QLabel" name="label_parametros_4">
     <property name="geometry">
      <rect>
       <x>10</x>
       <y>10</y>
       <width>541</width>
       <height>21</height>
      </rect>
     </property>
     <property name="styleSheet">
      <string notr="true">color: #3D57AD;
font-weight: bold;
border: 1.5px solid #B9B9BD;
background-color: #A9A9B0;</string>
     </property>
     <property name="text">
      <string>POTENCIA RECIBIDA (dBm)</string>
     </property>
     <property name="alignment">
      <set>Qt::AlignmentFlag::AlignLeading|Qt::AlignmentFlag::AlignLeft|Qt::AlignmentFlag::AlignVCenter</set>
     </property>
    </widget>
    <widget class="QWidget" name="widget" native="true">
     <property name="geometry">
      <rect>
       <x>10</x>
       <y>30</y>
       <width>541</width>
       <height>151</height>
      </rect>
     </property>
     <property name="styleSheet">
      <string notr="true">background-color: #ffffff;</string>
     </property>
    </widget>
   </widget>
   <widget class="QFrame" name="frame_parametros_6">
    <property name="geometry">
     <rect>
      <x>370</x>
      <y>190</y>
      <width>561</width>
      <height>181</height>
     </rect>
    </property>
    <property name="styleSheet">
     <string notr="true">#frame_parametros_6 {
    background-color: #B9B9BD;
    border: 1.5px solid #4a76a8;
    border-radius: 6px;
}</string>
    </property>
    <property name="frameShape">
     <enum>QFrame::Shape::StyledPanel</enum>
    </property>
    <property name="frameShadow">
     <enum>QFrame::Shadow::Raised</enum>
    </property>
    <widget class="QLabel" name="label_parametros_7">
     <property name="geometry">
      <rect>
       <x>10</x>
       <y>10</y>
       <width>541</width>
       <height>21</height>
      </rect>
     </property>
     <property name="styleSheet">
      <string notr="true">color: #3D57AD;
font-weight: bold;
border: 1.5px solid #B9B9BD;
background-color: #A9A9B0;</string>
     </property>
     <property name="text">
      <string>RELACION SEÑAL-RUIDO (SNR)</string>
     </property>
     <property name="alignment">
      <set>Qt::AlignmentFlag::AlignLeading|Qt::AlignmentFlag::AlignLeft|Qt::AlignmentFlag::AlignVCenter</set>
     </property>
    </widget>
    <widget class="QWidget" name="widget_3" native="true">
     <property name="geometry">
      <rect>
       <x>10</x>
       <y>30</y>
       <width>541</width>
       <height>141</height>
      </rect>
     </property>
     <property name="styleSheet">
      <string notr="true">background-color: #ffffff;</string>
     </property>
    </widget>
   </widget>
   <widget class="QFrame" name="frame_parametros_7">
    <property name="geometry">
     <rect>
      <x>370</x>
      <y>370</y>
      <width>561</width>
      <height>201</height>
     </rect>
    </property>
    <property name="styleSheet">
     <string notr="true">#frame_parametros_7{
    background-color: #B9B9BD;
    border: 1.5px solid #4a76a8;
    border-radius: 6px;
}</string>
    </property>
    <property name="frameShape">
     <enum>QFrame::Shape::StyledPanel</enum>
    </property>
    <property name="frameShadow">
     <enum>QFrame::Shadow::Raised</enum>
    </property>
    <widget class="QLabel" name="label_parametros_8">
     <property name="geometry">
      <rect>
       <x>10</x>
       <y>10</y>
       <width>541</width>
       <height>21</height>
      </rect>
     </property>
     <property name="styleSheet">
      <string notr="true">color: #3D57AD;
font-weight: bold;
border: 1.5px solid #B9B9BD;
background-color: #A9A9B0;</string>
     </property>
     <property name="text">
      <string>TASA DE ERRORES (BER)</string>
     </property>
     <property name="alignment">
      <set>Qt::AlignmentFlag::AlignLeading|Qt::AlignmentFlag::AlignLeft|Qt::AlignmentFlag::AlignVCenter</set>
     </property>
    </widget>
    <widget class="QWidget" name="widget_4" native="true">
     <property name="geometry">
      <rect>
       <x>10</x>
       <y>30</y>
       <width>541</width>
       <height>161</height>
      </rect>
     </property>
     <property name="styleSheet">
      <string notr="true">background-color: #ffffff;</string>
     </property>
    </widget>
   </widget>
  </widget>
  <widget class="QMenuBar" name="menubar">
   <property name="geometry">
    <rect>
     <x>0</x>
     <y>0</y>
     <width>932</width>
     <height>21</height>
    </rect>
   </property>
   <property name="styleSheet">
    <string notr="true">QMenuBar {
background-color: #ffffff;
}

QMenuBar::item {
background-color: #4a76a8;
}

QMenuBar::item:hover {
background-color: #799AC9;
}

QMenu::item {
background-color: #4a76a8;
}

QMenu::item:selected {
background-color: #799AC9;
}</string>
   </property>
   <widget class="QMenu" name="menuArchivo">
    <property name="autoFillBackground">
     <bool>false</bool>
    </property>
    <property name="styleSheet">
     <string notr="true">QMenu {
background-color: #000000;
}</string>
    </property>
    <property name="title">
     <string>Archivo</string>
    </property>
    <addaction name="actionAbrir_CSV"/>
    <addaction name="actionCerrar"/>
   </widget>
   <addaction name="menuArchivo"/>
  </widget>
  <widget class="QStatusBar" name="statusbar"/>
  <action name="actionArchivo">
   <property name="text">
    <string>Archivo</string>
   </property>
  </action>
  <action name="actionAbrir_CSV">
   <property name="text">
    <string>Abrir .CSV</string>
   </property>
  </action>
  <action name="actionCerrar">
   <property name="text">
    <string>Cerrar</string>
   </property>
  </action>
 </widget>
 <resources/>
 <connections/>
</ui>
